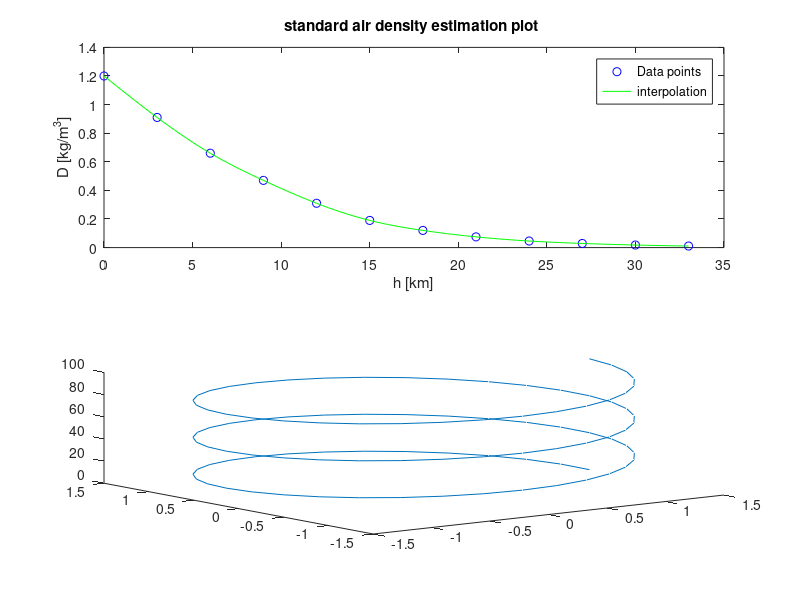

The MATLAB script that drew this image: (Note: this script raises an error after producing the figure.)
%% Ex_5
clc;clear all;format short;format compact;close all;
%% ex5_1
clc;clear all;

h = 0:3:33 ;
D = [1.2,0.91,0.66,0.47,0.31,0.19,0.12,0.075,0.046,0.029,0.018,0.011] ;

% a)
n = 3 ;
p = polyfit(h,D, n);

% b)

hi = linspace(0,33);
yi = interp1(h,D,hi,'spline');

y_p = polyval(p,hi);

subplot(2,1,1);
plot(h,D,'bo',hi,yi,'g-');%%check this plot please !
legend('Data points','interpolation');
xlabel('h [km]');
ylabel('D [kg/m^3]');
title('standard air density estimation plot ');

subplot(2,1,2);
plot(h,D,'bo', hi,y_p,'r--');
legend('Data points','polynomial(polyval)');


%% ex5_2
clc;clear all;



R = 1.5;
h = 3 ;
n = 3 ;

t = linspace(0,300) ; % Dr Yaniv told me, it is missing

x = R*cos(2*pi*n*t/h) ;
y = R*sin(2*pi*n*t/h) ;
z = t/h ;


plot3(x,y,z);




%%  ex5_3
clc;clear all;


pyramid( 8, 3) ;
% pyramid( 15, 6) ;
% pyramid( 6, 10) ;
% pyramid( 6, 6) ;

%%  ex5_4
clc;clear all;close all;


% a)

x = linspace(-4,4);
y = linspace(-40,40);

[X, Y] = meshgrid(x,y);

z = -0.25*X.^4 + -1/6*Y.^2 ;

grid on;
colormap Autumn

subplot(2,2,1);
mesh(X,Y,z);
colorbar('location','EastOutside');

subplot(2,2,2);
surf(X,Y,z,'FaceColor','red','EdgeColor','none');
camlight left; lighting phong;
%surf(X,Y,z);
colorbar('location','EastOutside');

subplot(2,2,3);
contour3(X,Y,z);
colorbar('location','EastOutside');

subplot(2,2,4);
surfc(X,Y,z);
colorbar('location','EastOutside');


%% b)
close all;clc;clear all;

x = linspace(-180,180);
y = x ;

[X, Y] = meshgrid(x,y);

z = sind(X).^2; % sin(X).*sin(Y) = sin(X).*sin(X)

grid on;
colormap Autumn

subplot(2,2,1);
mesh(X,Y,z);
colorbar('location','EastOutside');

subplot(2,2,2);
surf(X,Y,z);
colorbar('location','EastOutside');

subplot(2,2,3);
contour3(X,Y,z);
colorbar('location','EastOutside');

subplot(2,2,4);
surfc(X,Y,z);
colorbar('location','EastOutside');



%% ex5_5
clc;clear all;close all;

f = 'x*exp(-x)-0.2'  ;
ezplot(f,[0,8]) ;
%fplot(f,[0,8]) ;

vec = [0,3] ;%assumed roots , from the previous plot.
k = 1 ;
for(i=vec)
    
    r(k)= fzero(f,i);
    k = k+1;
    
end


hold on;
plot(r,zeros(1,length(r)),'rd')
grid on;


%% ex5_6
clc;clear all;close all;

f = 'x^3-12*x^2+40.25*x-36.6' ;
ezplot(f,[0,8])
grid on;

vec = [2,6] %assumed min/max points , from the previous plot.
k = 1 ;
hold on;
for (i=vec)
    
    %can be done recursively without the k parameter.
    [xmin(k) ymin(k)] = fminsearch(f,i);
    [xmax(k) ymax(k)] = fminsearch(['-(',f,')'],i);
    k = k+1 ;
    
end


plot(xmin,ymin,'b^');
plot(xmax ,-1*ymax,'b^');


%% ex5_7
clc;clear all;close all;


% 1) using trapz()
x = linspace(0,8);
y = x.*exp(-x.^0.8)+0.2' ;
s1 = trapz(x,y)

f = 'x.*exp(-x.^0.8)+0.2';

% 2)
s2 = quad(f,0,8)
% 3)
s3 = quadl(f,0,8)



% msgbox({['using trapz :  ',num2str(s1)], ['using quad :  ',num2str(s2)]...
%     ['using quadl :  ',num2str(s3)]}, 'ex5_7');

% h = msgbox({['using trapz :  ',num2str(s1)], ['using quad :  ',num2str(s2)]...
%     ['using quadl :  ',num2str(s3)]}, 'ex5_7');
% ah = get( h, 'CurrentAxes' );
% ch = get( ah, 'Children' );
% set( ch, 'FontSize', 12 );


%% ex5_8
clc;clear all;close all;

figure(1);
% 1)
y = 'exp(x).*sin(x)-cos(x)' ;
fplot(y,[-2*pi,pi],'k-');
% grid on;
hold on;

x = linspace(-2*pi,pi,100) ; % the 100 is just for me !
y = exp(x).*sin(x)-cos(x) ;

% 2)

dx1 = diff(x);
dy1 = diff(y);
y1 = dy1./dx1 ;
xnew1 = x(1:99);
plot(xnew1, y1, '-g');


% 3)

dx2 = diff(xnew1);
dy2 = diff(y1);
y2 = dy2./dx2 ;
xnew2 = x(1:98) ;
plot(xnew2, y2, 'r-')


% % CHECK
% figure(2);
%
% f1 = 'exp(x)*sin(x) - cos(x)'
% fplot(f1,[-2*pi,pi],'b-');
% % grid on ;
%  hold on;
%
% f2 = 'sin(x)*(exp(x)+1) + exp(x)*cos(x)'
% fplot(f2,[-2*pi,pi],'g-');
%
% f3 = 'cos(x)*(2*exp(x)+1)'
% fplot(f3,[-2*pi,pi],'r-');




%% ex5_9,10
clc;clear all;close all;

%sorry i dont think i understood this ex!!
%if it is not hard for you can you please please write your remarks here
%i will not tell or show any one and this is the last assignment....
%thank you very much!!


% -------
x = linspace(-pi,pi,10000);
y = exp(x./2).*sin(x) - x./2 ;
s1 = trapz(x,y)

f = 'exp(x./2).*sin(x) - x./2';
s2 = quad(f,-pi,pi)
tic
s3 = quadl(f,-pi,pi)
toc
% -------
disp('------------------');

res1 = integral_1(y,x)
res2 = integral_2(y,x)




































